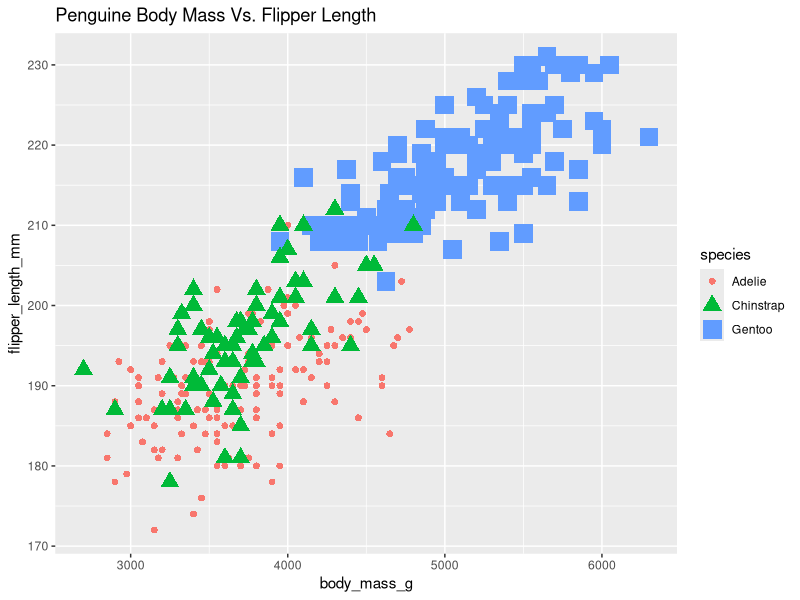
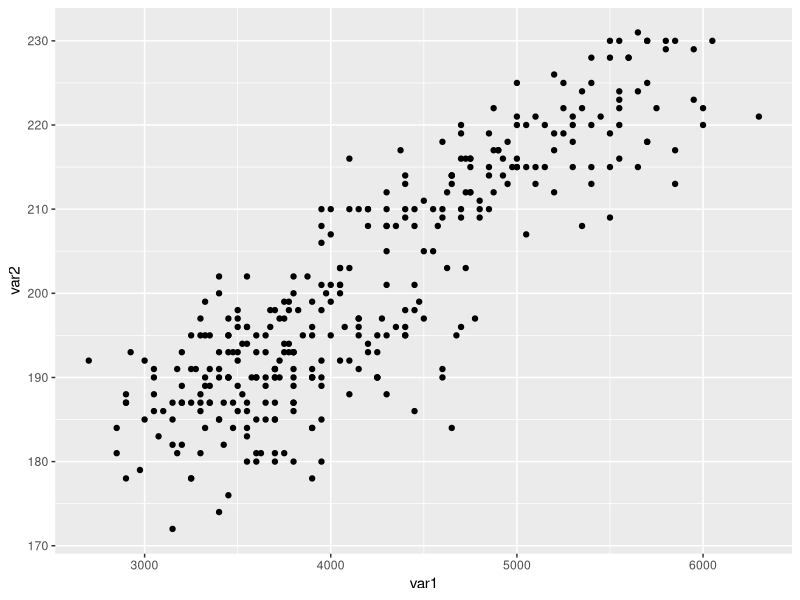
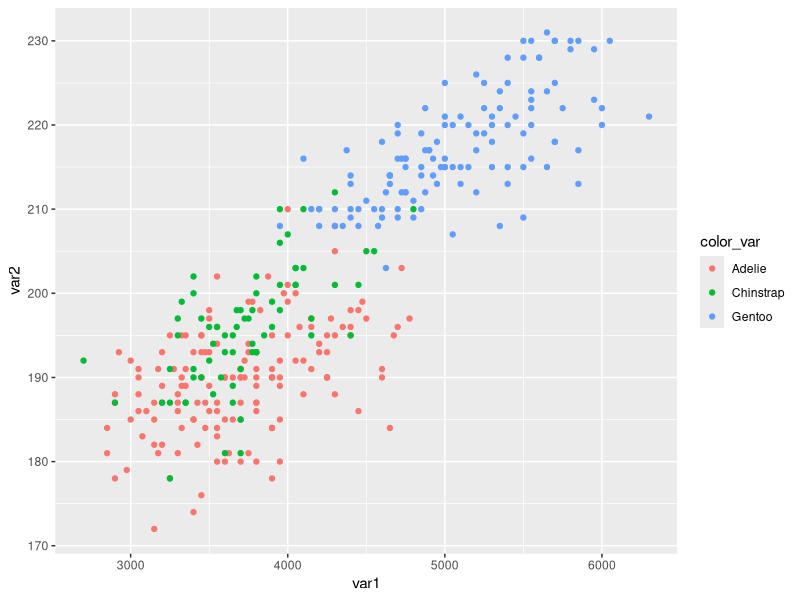
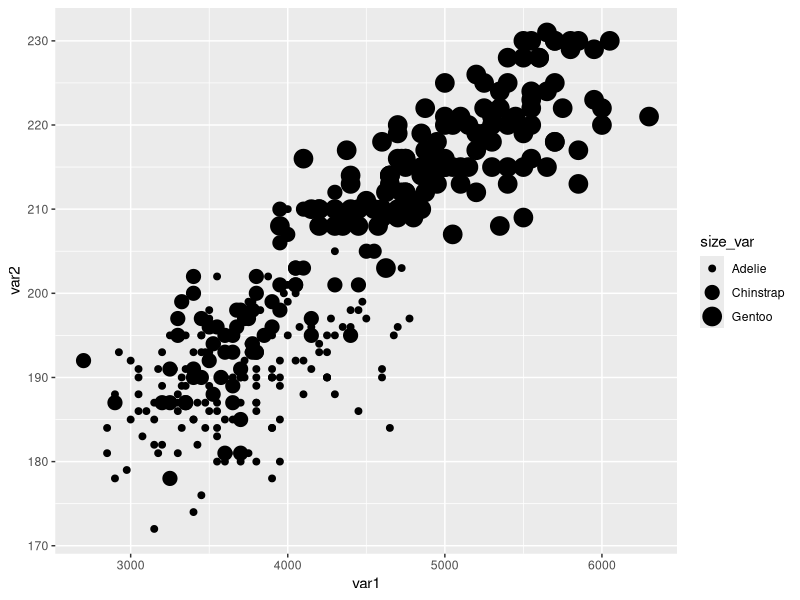
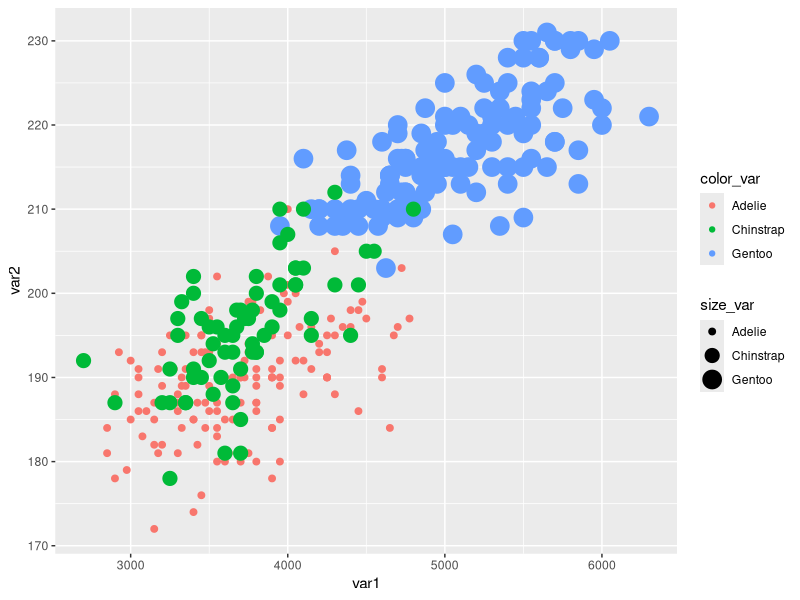
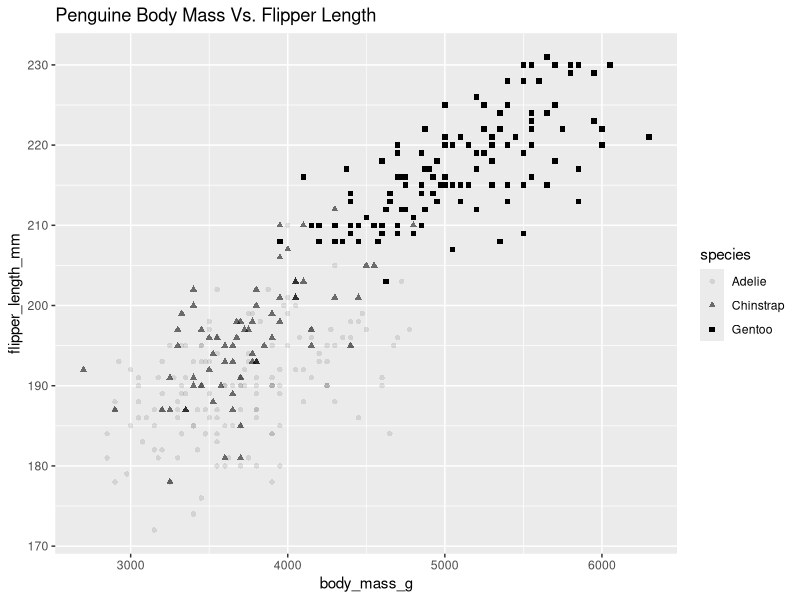
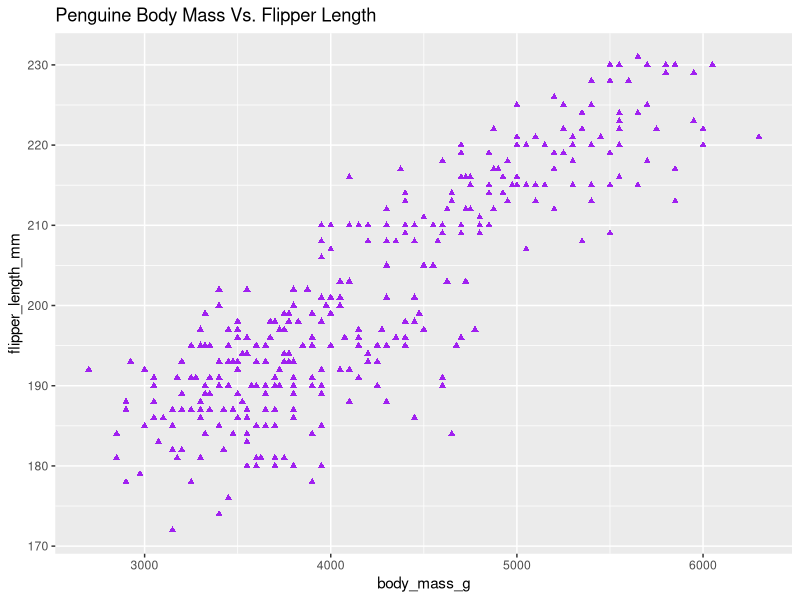
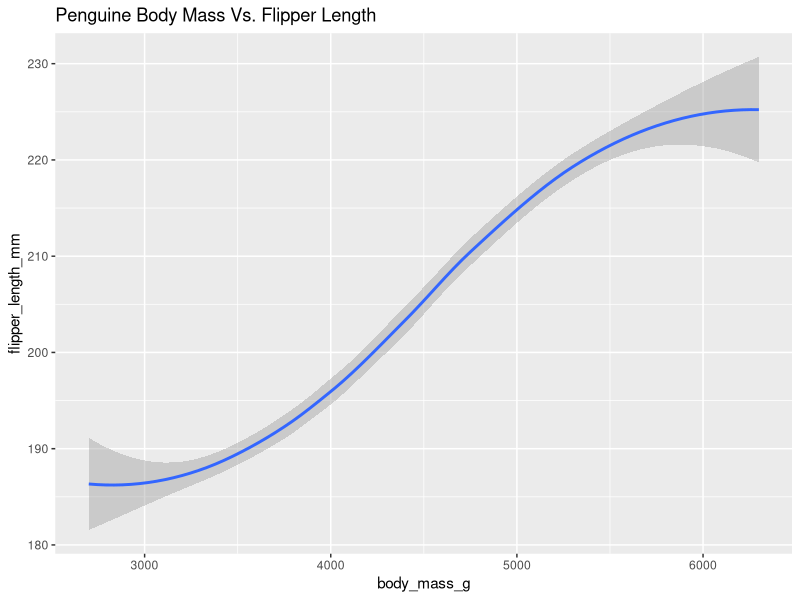

Reproduce these figures in R, in order.
#Installing tidyverse and importing libraries
#install.packages("tidyverse")
library(tidyverse)
library(lubridate)

              ####Penguins data Visualization ######
#Work on Palmer penguins dataset
install.packages("palmerpenguins")
library("palmerpenguins")
colnames(penguins)

#Color, shape, size, x, y are all tied to variables in the aes()
ggplot(data = penguins) + geom_point(
  aes(
    x = body_mass_g,
    y = flipper_length_mm,
    color = species,
    shape = species,
    size = species
  )
) + ggtitle("Penguine Body Mass Vs. Flipper Length")

#OR

#Use function for repeated code (change it if you want other grammar of geometry)
scatterplotting <- function(data, var1, var2, color_var, size_var) {
  if (missing(color_var) && missing(size_var)) {
    ggplot(data) + geom_point(aes(x = var1, y = var2))
  } else if (missing(size_var)) {
    ggplot(data) + geom_point(aes(x = var1, y = var2, colour = color_var))
  } else if (missing(color_var)) {
    ggplot(data) + geom_point(aes(x = var1, y = var2, size = size_var))
  } else{
    ggplot(data) + geom_point(aes(
      x = var1,
      y = var2,
      colour = color_var,
      size = size_var
    ))
  }
}

#Must provide data$variable as arguments to function
scatterplotting(penguins, penguins$body_mass_g, penguins$flipper_length_mm) #x,y
scatterplotting(penguins,
                penguins$body_mass_g,
                penguins$flipper_length_mm,
                penguins$species) #x,y,color
scatterplotting(penguins,
                penguins$body_mass_g,
                penguins$flipper_length_mm,
                ,
                penguins$species) #x,y, , size
scatterplotting(
  penguins,
  penguins$body_mass_g,
  penguins$flipper_length_mm,
  penguins$species,
  penguins$species
) #x,y,color,size



#Adding the alpha aesthetic
ggplot(data = penguins) + geom_point(aes(
  x = body_mass_g,
  y = flipper_length_mm,
  alpha =
    species,
  shape = species
)) + ggtitle("Penguine Body Mass Vs. Flipper Length")

#OR

#Specific colors, shapes... that are not tied to variables should be placed outside the aes() but within geom()
ggplot(data = penguins) + geom_point(
  aes(x = body_mass_g, y = flipper_length_mm),
  color = "purple",
  shape = "triangle"
) + ggtitle("Penguine Body Mass Vs. Flipper Length")

#Using other geometrical object
#Smooth line
ggplot(data = penguins) + geom_smooth(aes(x = body_mass_g, y = flipper_length_mm)) + ggtitle("Penguine Body Mass Vs. Flipper Length")

ggplot(data = penguins) + geom_smooth(aes(x = body_mass_g, y = flipper_length_mm, linetype = species)) + ggtitle("Penguine Body Mass Vs. Flipper Length")

#Jitter for overlapping data points in a plot
ggplot(data = penguins) + geom_jitter(aes(x = body_mass_g, y = flipper_length_mm)) + ggtitle("Penguine Body Mass Vs. Flipper Length")


#Combinations of Geom in different layers (best to have aes() in the foundation ggplot() for readability with these combo geometries)
#Unless different layers have different aesthetics ex(different alpha, colors, shapes, sizes...)

#geom_smooth has two method: "loess" and "gam"; loess for <1000 data points and vice versa
ggplot(data = penguins, aes(x = body_mass_g, y = flipper_length_mm)) + geom_point(alpha = 0.3) + geom_smooth(color =
                                                                                                               "red", method = "loess") + ggtitle("Penguine Body Mass Vs. Flipper Length")
ggplot(data = penguins, aes(x = body_mass_g, y = flipper_length_mm)) + geom_point(alpha = 0.3) + geom_smooth(color =
                                                                                                               "red", method = "gam", formula = y ~s(x)) + ggtitle("Penguine Body Mass Vs. Flipper Length") 
                ####Diamonds data Visualization ######
#Already found withtin ggplot2 pkg
colnames(diamonds)
unique(diamonds$cut)

#Bar chart
ggplot(diamonds) + geom_bar(aes(x=cut, fill = cut), stat = "count") + labs(title = "Diamonds Cuts", subtitle = "(count)")

#stacked chart (with a different fill)
ggplot(diamonds) + geom_bar(aes(x=cut, fill = clarity), stat = "count") + labs(title = "Diamonds Cuts", subtitle = "(count)")


#Need the scales pkg to be able to use label = comma in the scale_y_continuous() layer
install.packages("scales")
library(scales)
#gradiant coloring REQUIRES continuous y axis data
diamonds %>%
  group_by(cut) %>%
  ggplot() + geom_bar(aes(x = cut, y = mean(price), fill = cut), stat = "identity") + scale_y_continuous(labels = comma) + coord_flip() +
  theme_classic() + labs(title = "Diamonds Cuts By Average Price",
                         subtitle = "($)",
                         y = "Average Price")


